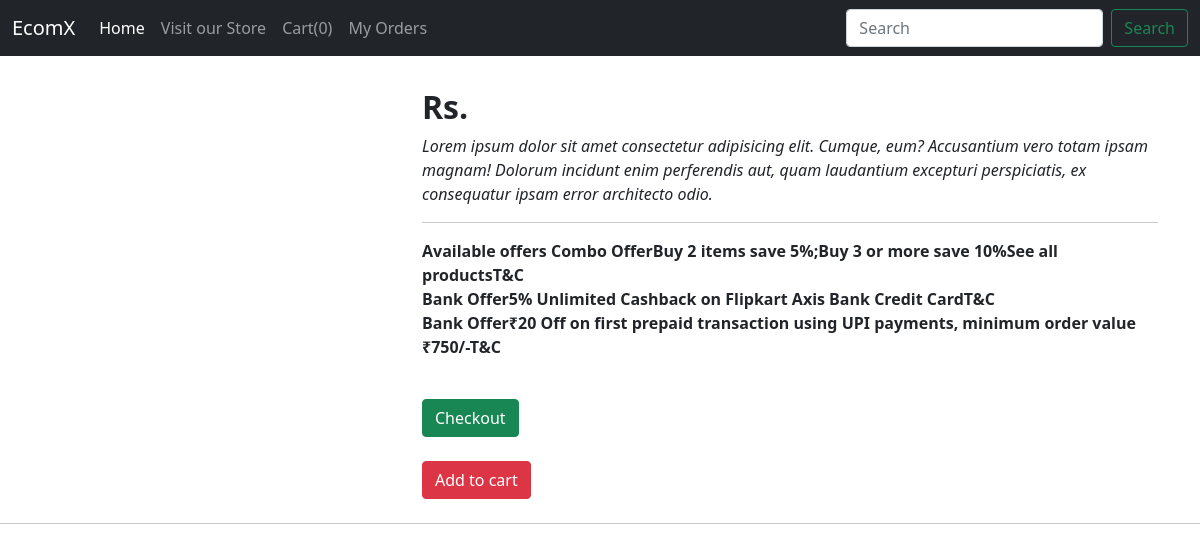
Before: /shop/prodView/sk with the older database file.
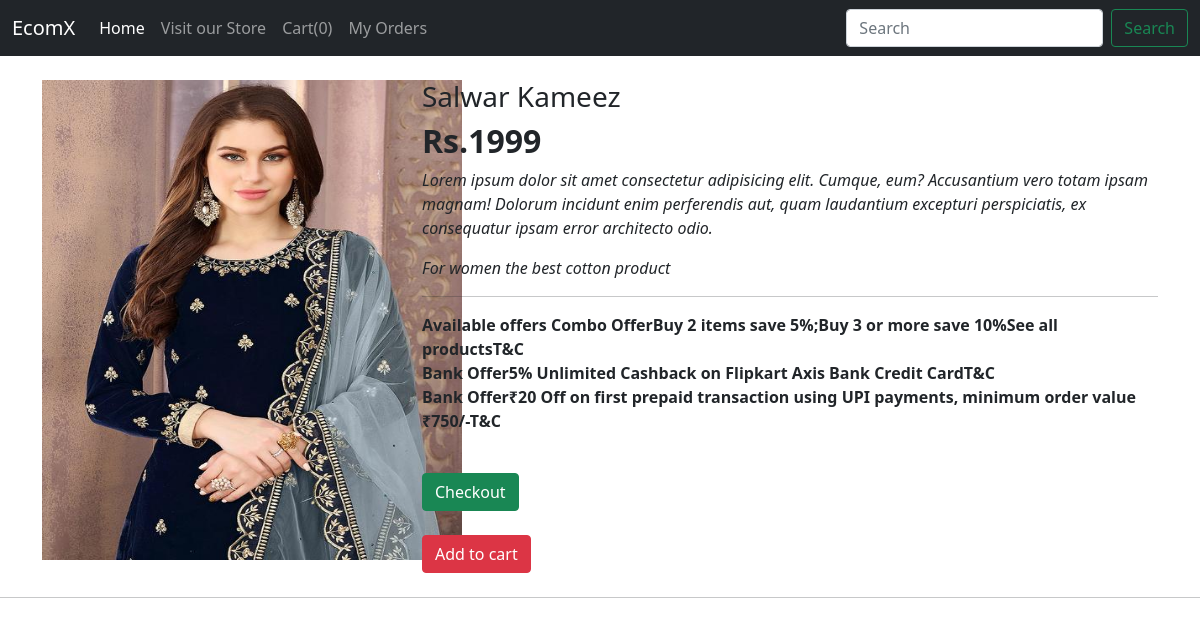
After: the same page with the newer database file.
### shop/models.py (models this page shows, shortened)
class Men(models.Model):
    iname = models.CharField(max_length=20)
    idesc = models.CharField(max_length=100)
    iprice = models.IntegerField(default=1)
    ipic = models.ImageField(upload_to = 'men_images', default=" ",blank=True)
    slug = models.CharField(max_length=100, default=" ")

### shop/views.py (the view)
# urls.py: path('prodView/<str:slu>', views.prodView, name = "productView"),
def prodView(request, slu):
    cart_items = Cart.objects.all()
    count = len(cart_items)
    item = Men.objects.filter(slug=slu).first()
    alert = False
    if request.method == "POST":
        ins = Cart(iname=item.iname, idesc=item.idesc,
                   iprice=item.iprice, slug=item.slug, ipic=item.ipic)
        ins.save()
        alert = True
    context = {'item': item, 'alert': alert, 'count': count}
    return render(request, 'shop/product.html', context)

### templates/shop/product.html (shortened to what this page needs)
<!doctype html>
<html lang="en">
<head>
  <link href="https://cdn.jsdelivr.net/npm/bootstrap@5.0.1/dist/css/bootstrap.min.css" rel="stylesheet"
>
</head>
<body>
  <nav class="navbar navbar-expand-lg navbar-dark bg-dark">
    <div class="container-fluid">
      <a class="navbar-brand" href="#">EcomX</a>
      <div class="collapse navbar-collapse" id="navbarSupportedContent">
        <ul class="navbar-nav me-auto mb-2 mb-lg-0">
          <li class="nav-item">
            <a class="nav-link active" aria-current="page" href="../shop">Home</a>
          </li>
          <li class="nav-item">
            <a class="nav-link" href="../men">Visit our Store</a>
          </li>
          <li class="nav-item">
            <a class="nav-link" href="../cart">Cart({{count}})</a>
          </li>
          <li class="nav-item">
            <a class="nav-link" href="../tracker">My Orders</a>
          </li>
        </ul>
        <form action="search" method="POST" class="d-flex">
          <input name="query" class="form-control me-2" type="search" placeholder="Search" aria-label="Search">
          <button class="btn btn-outline-success" type="submit">Search</button>
        </form>
      </div>
    </div>
  </nav>
  <div class="container my-4">
    <div class="row">
      <div class="col-md-4 col-sm-6 col-12">
      {% if item.ipic %}
        <img height="480" width="420" src="{{item.ipic.url}}" alt="">
      {% endif %}
      </div>
      <div class="col-md-8 col-sm-6 col-12">
        <h3>{{item.iname}}</h3>
        <h2><strong>Rs.{{item.iprice}}</strong></h2>
        <p><em>Lorem ipsum dolor sit amet consectetur adipisicing elit. Cumque, eum? Accusantium vero totam ipsam
            magnam! Dolorum incidunt enim perferendis aut, quam laudantium excepturi perspiciatis, ex consequatur ipsam
            error architecto odio.</em></p>
        <p><em>{{item.idesc}}</em></p>
        <hr class="featurette-divider">
        <p><strong>Available offers
            Combo OfferBuy 2 items save 5%;Buy 3 or more save 10%See all productsT&C <br>
            Bank Offer5% Unlimited Cashback on Flipkart Axis Bank Credit CardT&C <br>
            Bank Offer₹20 Off on first prepaid transaction using UPI payments, minimum order value ₹750/-T&C</strong>
        </p>
        <p></p><br>
        <div class="d-grid gap-2">
          <a href="../checkout/{{item.slug}}"><button class="btn btn-success" type="button">Checkout</button></a>
        </div>
        <br>
        <form action="{{item.slug}}" method="POST">
          <button type="submit" class="btn btn-danger">Add to cart</button>
        </form>
      </div>
    </div>
  </div>
  <hr class="featurette-divider">
</body>
</html>

Changed rows visible on the page:
added Men: ipic (picture), iname "Salwar Kameez", iprice "1999", idesc "For women the best cotton product"
